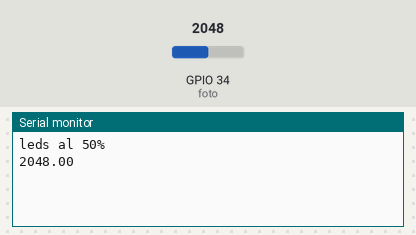
The program below on a simulated ESP32. On the bench: the last lines printed to the serial monitor. Inputs (shaded band) come from the test bench; at power-on: GPIO 34 (foto) = 2048.

Above: at 1.2 s.
1.3 s: GPIO 34 (foto) set to 3603
At 3.2 s:
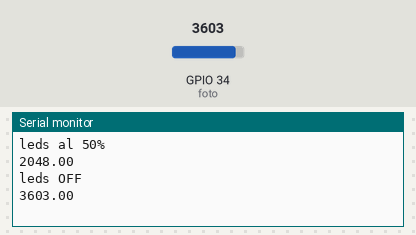
4.3 s: GPIO 34 (foto) set to 4018
At 6.1 s:
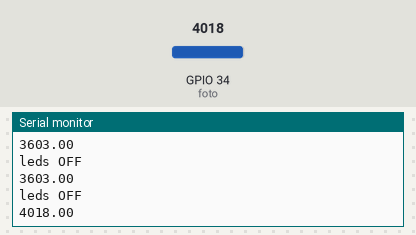
Timing chart, 0 to 7.6 s (numbered marks = the images above; inputs shaded):
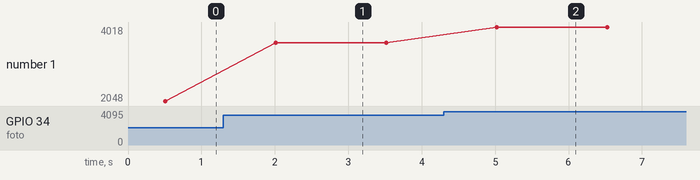

Measured:
- after the input at 1.3 s, the serial monitor: prints a new line after 0.71 s (image 1)
- after the input at 4.3 s, the serial monitor: prints a new line after 0.72 s (image 2)
- plotted number 1: 2048 → 3603 after the input at 1.3 s, 3603 → 4018 after the input at 4.3 s

The program:

main.cpp
```cpp
#include <Arduino.h>


const int foto= 34;
int x=0;
int count=0;
float ADCmax= 3978.0;
float prom= 0;


void setup() {
  pinMode(foto, INPUT);
  Serial.begin(9600);
}


void loop() {
  count = 0;
  prom = 0;
  for (int i=0; i<50; i++){
    x= analogRead(foto);
    count=count+x;
    //delay(100);
  }
  prom=count/50;
  delay(500);

   if(prom < ((0.2*ADCmax)+200)){
    Serial.println("leds al 100%");

  }else if((prom>((ADCmax*0.2)+200))&&(prom<((ADCmax*0.3)+200))){
    Serial.println("leds al 80%");
  } else if((prom>((ADCmax*0.3)+200))&&(prom<((ADCmax*0.4)+200))){
    Serial.println("leds al 60%");
  } else if((prom>((ADCmax*0.4)+200))&&(prom<((ADCmax*0.6)+200))){
    Serial.println("leds al 50%");
  } else if((prom>((ADCmax*0.6)+200))&&(prom<((ADCmax*0.8)+200))){
    Serial.println("leds al 30%");
  } else if(prom>((ADCmax*0.8)+200)){
  Serial.println("leds OFF");
   }


  Serial.println(prom);
  delay(1000);
}


// Resistencia de 10 k a tierra y foto a 3,3 V.
// A mayor luz, menor resistencia.
//Si quisiera que la luz dismunuya, cambio las resistencias de lugar.
//TAPO ADC=200
//Linterna cel ADC= 4178
//Con maxima luz debe salir leds OFF
```
